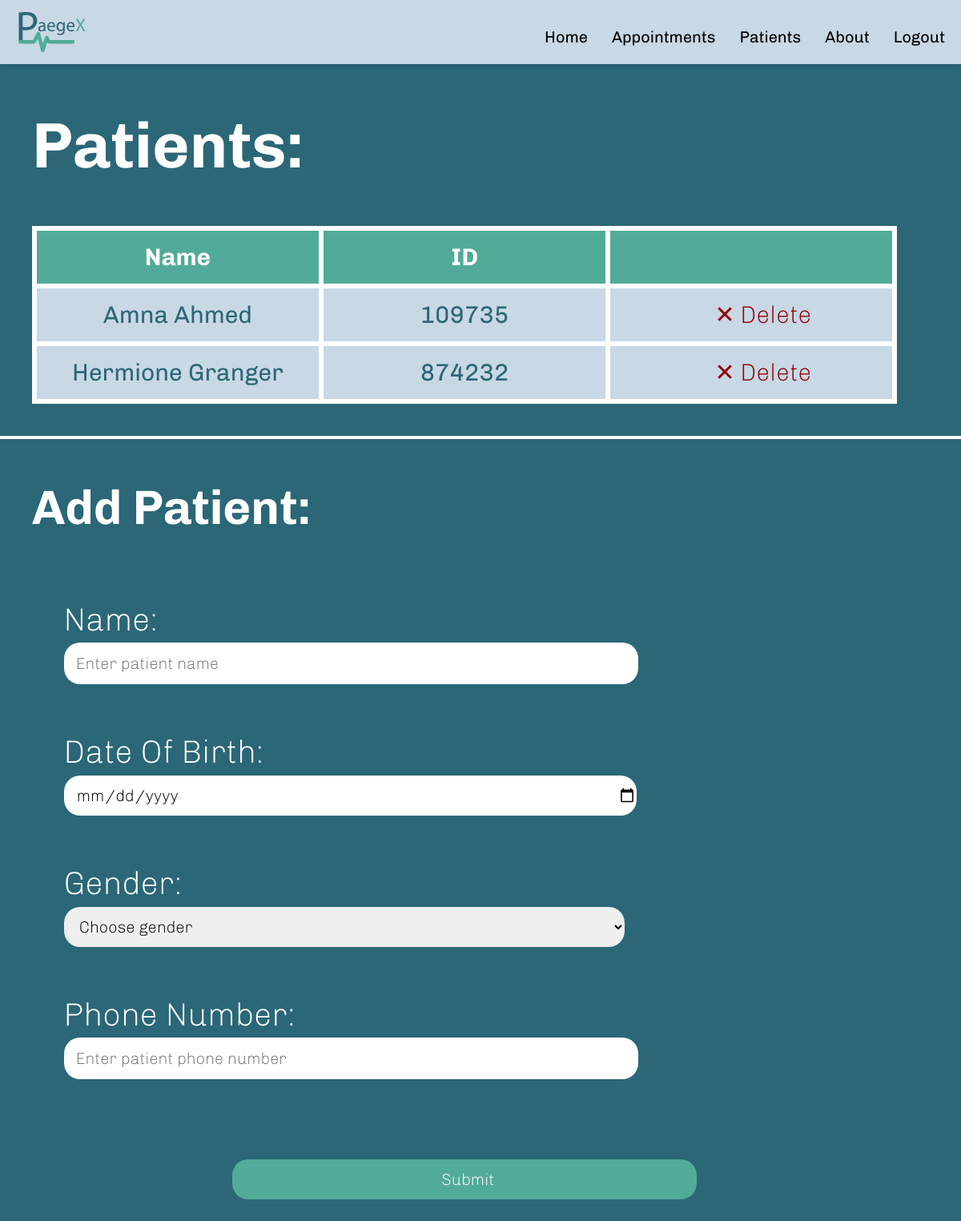
/patients/ (signed in), run on the app's committed database.
### appointments/models.py (models this page shows, shortened)
class Patient(models.Model):
    user = models.ForeignKey(User, on_delete=models.SET_NULL, null=True, blank=True)
    name = models.CharField(max_length=64)
    id = models.BigAutoField(primary_key=True)
    dateOfBirth = models.DateField(default=timezone.localdate)
    gender = models.CharField(max_length=64, default="")
    phone = models.CharField(max_length=20, default="")
    notes = models.CharField(max_length=1000, default="")

### patients/views.py (the view)
# urls.py: path("", views.appointmentIndex, name="appointmentIndex"),
@login_required(login_url='loginPage')
def appointmentIndex(request):
    user = request.user
    return render(request, "patients/appointmentIndex.html", {
        "appointments": Appointment.objects.filter(patient__user = user),
        "patients": Patient.objects.filter(user = user)
    })

### patients/templates/patients/appointmentIndex.html (shortened to what this page needs)
{% extends "users/layoutMenu.html" %}
{% block body %}
    <h1>Patients:</h1>
    {% if not patients %}
        <h2 class="textMessage">No Patient Records. Try adding one below</h2>
    {% else %}
        <table>
            <thead>
                <tr>
                    <th>Name</th>
                    <th>ID</th>
                    <th></th>
                </tr>
            </thead>
            <tbody>
                {% for patient in patients %}
                    <tr>
                        <td>
                            <a href="{% url 'patient' patient.id %}">
                                {{patient.name}}
                            </a>
                        </td>
                        <td>
                            <a href="{% url 'patient' patient.id %}">
                                {{patient.id}}
                            </a>
                        </td>
                        <td>
                            <a href="{% url 'removePatient' patient.id %}" class="deleteButton">
                                &#x2715; Delete
                            </a>
                        </td>
                    </tr>
                {% endfor %}
            </tbody>
        </table>
    {% endif %}
    <hr>
    <h2>Add Patient:</h2>
    <form action = "{% url 'addPatient' %}" method="POST">
        <div class="addForm">
            Name:<br>
            <input type="text" name="patientName" placeholder="Enter patient name" required>
        </div>
        <div class="addForm">
            Date Of Birth:<br>
            <input type="date" name="patientDOB" placeholder="Enter patient Date Of Birth" required>
        </div>
        <div class="addForm">
            Gender:<br>
            <select type="date" name="patientGender" placeholder="Gender" required>
                <option value="" disabled selected hidden>Choose gender</option>
            </select>
        </div>
        <div class="addForm">
            Phone Number:<br>
            <input type="tel" name="patientTel" placeholder="Enter patient phone number" pattern="[0-9]*" required>
        </div>
        <div class = "submitWrapper">
            <input type="submit" class="submitButton">
        </div>
    </form>
{% endblock %}

### assets/styles.css (style rules this page uses)
html, body { max-width: 100%; overflow-x: hidden; }
body { font-family: Chivo, sans-serif; font-weight: 200; font-size: 40px; margin: 0px; padding: 0px; }
body h1 { margin-left: 40px; color: #ffffff; }
thead { background-color: #52ab98; }
tbody tr { background-color: #c8d8e4; }
table { font-size: 30px; width: 90%; table-layout: fixed; border-collapse: collapse; margin: 40px 40px 40px 40px; overflow: hidden; border-radius: 0; }
table th, td { padding: 15px; text-align: center; border: 6px solid #ffffff; overflow: hidden; }
body { font-family: Chivo, sans-serif; font-weight: 200; font-size: 40px; margin: 0px; padding: 0px; background-color: #2b6777; color: white; }
table a { text-decoration: none; color: #2b6777; font-weight: normal; font-size: 30px; display: block; }
select, input, button { height: 50px; width: calc(100% - 80px); max-width: 700px; font-weight: lighter; font-size: 20px; border-radius: 20px; padding-left: 15px; outline: none; border: none; font-family: Chivo, sans-serif; }
.submitButton { width: 50%; margin-top: 40px; margin-bottom: 40px; background-color: #52ab98; color: white; margin-left: auto; margin-right: auto; }
.submitWrapper { display: flex; justify-content: center; padding-top: 30px; padding-bottom: 30px; padding-right: 40px; }
hr { color: white; border: 2px solid white; }
body h2 { margin-left: 40px; color: #ffffff; }
.deleteButton { color: rgb(145, 4, 4); margin-left: 30px; font-size: 30px; font-weight: 100; text-decoration: none; }
.addForm { padding-left: 80px; padding-top: 30px; padding-bottom: 30px; padding-right: 40px; width: 80%; }

### data on the page
Patient: name "Amna Ahmed", id "109735"
Patient: name "Hermione Granger", id "874232"
